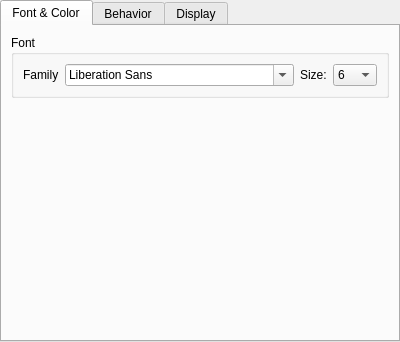
<?xml version="1.0" encoding="UTF-8"?>
<ui version="4.0">
 <class>TextEditorPage</class>
 <widget class="QTabWidget" name="TextEditorPage">
  <property name="geometry">
   <rect>
    <x>0</x>
    <y>0</y>
    <width>400</width>
    <height>342</height>
   </rect>
  </property>
  <property name="windowTitle">
   <string>TabWidget</string>
  </property>
  <property name="currentIndex">
   <number>0</number>
  </property>
  <widget class="QWidget" name="fontAndColor">
   <attribute name="title">
    <string>Font &amp;&amp; Color</string>
   </attribute>
   <layout class="QVBoxLayout" name="verticalLayout">
    <item>
     <widget class="QGroupBox" name="font">
      <property name="sizePolicy">
       <sizepolicy hsizetype="Preferred" vsizetype="Fixed">
        <horstretch>0</horstretch>
        <verstretch>0</verstretch>
       </sizepolicy>
      </property>
      <property name="title">
       <string>Font</string>
      </property>
      <layout class="QHBoxLayout" name="horizontalLayout">
       <item>
        <widget class="QLabel" name="familyLabel">
         <property name="text">
          <string>Family</string>
         </property>
         <property name="buddy">
          <cstring>fontComboBox</cstring>
         </property>
        </widget>
       </item>
       <item>
        <widget class="QFontComboBox" name="fontComboBox"/>
       </item>
       <item>
        <spacer name="horizontalSpacer">
         <property name="orientation">
          <enum>Qt::Horizontal</enum>
         </property>
         <property name="sizeHint" stdset="0">
          <size>
           <width>40</width>
           <height>20</height>
          </size>
         </property>
        </spacer>
       </item>
       <item>
        <widget class="QLabel" name="sizeLabel">
         <property name="text">
          <string>Size:</string>
         </property>
         <property name="buddy">
          <cstring>fontSizeComboBox</cstring>
         </property>
        </widget>
       </item>
       <item>
        <widget class="QComboBox" name="fontSizeComboBox">
         <item>
          <property name="text">
           <string notr="true">6</string>
          </property>
         </item>
         <item>
          <property name="text">
           <string notr="true">7</string>
          </property>
         </item>
         <item>
          <property name="text">
           <string notr="true">8</string>
          </property>
         </item>
         <item>
          <property name="text">
           <string notr="true">9</string>
          </property>
         </item>
         <item>
          <property name="text">
           <string notr="true">10</string>
          </property>
         </item>
         <item>
          <property name="text">
           <string notr="true">11</string>
          </property>
         </item>
         <item>
          <property name="text">
           <string notr="true">12</string>
          </property>
         </item>
         <item>
          <property name="text">
           <string notr="true">14</string>
          </property>
         </item>
         <item>
          <property name="text">
           <string notr="true">16</string>
          </property>
         </item>
         <item>
          <property name="text">
           <string notr="true">18</string>
          </property>
         </item>
         <item>
          <property name="text">
           <string notr="true">20</string>
          </property>
         </item>
         <item>
          <property name="text">
           <string notr="true">22</string>
          </property>
         </item>
         <item>
          <property name="text">
           <string notr="true">24</string>
          </property>
         </item>
         <item>
          <property name="text">
           <string notr="true">26</string>
          </property>
         </item>
         <item>
          <property name="text">
           <string notr="true">28</string>
          </property>
         </item>
         <item>
          <property name="text">
           <string notr="true">36</string>
          </property>
         </item>
         <item>
          <property name="text">
           <string notr="true">48</string>
          </property>
         </item>
         <item>
          <property name="text">
           <string notr="true">72</string>
          </property>
         </item>
        </widget>
       </item>
      </layout>
     </widget>
    </item>
    <item>
     <spacer name="verticalSpacer_3">
      <property name="orientation">
       <enum>Qt::Vertical</enum>
      </property>
      <property name="sizeHint" stdset="0">
       <size>
        <width>20</width>
        <height>40</height>
       </size>
      </property>
     </spacer>
    </item>
   </layout>
  </widget>
  <widget class="QWidget" name="behavior">
   <attribute name="title">
    <string>Behavior</string>
   </attribute>
   <layout class="QVBoxLayout" name="verticalLayout_2">
    <item>
     <widget class="QGroupBox" name="tabGroupBox">
      <property name="title">
       <string>Tab</string>
      </property>
      <layout class="QHBoxLayout" name="horizontalLayout_2">
       <item>
        <widget class="QLabel" name="tabSizeLabel">
         <property name="text">
          <string>Tab Size:</string>
         </property>
         <property name="buddy">
          <cstring>tabSizeSpinBox</cstring>
         </property>
        </widget>
       </item>
       <item>
        <widget class="QSpinBox" name="tabSizeSpinBox">
         <property name="minimum">
          <number>1</number>
         </property>
         <property name="maximum">
          <number>20</number>
         </property>
        </widget>
       </item>
       <item>
        <widget class="QCheckBox" name="useSpaceInsteadCheckBox">
         <property name="text">
          <string>User white space instead of tab</string>
         </property>
        </widget>
       </item>
       <item>
        <spacer name="horizontalSpacer_2">
         <property name="orientation">
          <enum>Qt::Horizontal</enum>
         </property>
         <property name="sizeHint" stdset="0">
          <size>
           <width>40</width>
           <height>20</height>
          </size>
         </property>
        </spacer>
       </item>
      </layout>
     </widget>
    </item>
    <item>
     <widget class="QGroupBox" name="groupBox_3">
      <property name="title">
       <string>File Encodings</string>
      </property>
      <layout class="QGridLayout" name="gridLayout">
       <item row="0" column="0">
        <widget class="QLabel" name="label">
         <property name="text">
          <string>Default encoding:</string>
         </property>
         <property name="buddy">
          <cstring>defaultEncodingComboBox</cstring>
         </property>
        </widget>
       </item>
       <item row="0" column="1">
        <widget class="QComboBox" name="defaultEncodingComboBox"/>
       </item>
       <item row="1" column="0">
        <widget class="QLabel" name="label_2">
         <property name="text">
          <string>UTF-8 BOM:</string>
         </property>
         <property name="buddy">
          <cstring>utf8BOMComboBox</cstring>
         </property>
        </widget>
       </item>
       <item row="1" column="1">
        <widget class="QComboBox" name="utf8BOMComboBox"/>
       </item>
       <item row="0" column="2">
        <spacer name="horizontalSpacer_3">
         <property name="orientation">
          <enum>Qt::Horizontal</enum>
         </property>
         <property name="sizeHint" stdset="0">
          <size>
           <width>20</width>
           <height>20</height>
          </size>
         </property>
        </spacer>
       </item>
      </layout>
     </widget>
    </item>
    <item>
     <widget class="QGroupBox" name="groupBox_4">
      <property name="title">
       <string>Spell Check</string>
      </property>
      <layout class="QGridLayout" name="gridLayout_2">
       <item row="0" column="0" colspan="2">
        <widget class="QCheckBox" name="spellCheckCheckBox">
         <property name="text">
          <string>Enable spellcheck</string>
         </property>
        </widget>
       </item>
       <item row="1" column="0">
        <widget class="QLabel" name="label_3">
         <property name="text">
          <string>Language:</string>
         </property>
        </widget>
       </item>
       <item row="1" column="1">
        <widget class="QComboBox" name="spellCheckComboBox"/>
       </item>
       <item row="1" column="2">
        <spacer name="horizontalSpacer_4">
         <property name="orientation">
          <enum>Qt::Horizontal</enum>
         </property>
         <property name="sizeHint" stdset="0">
          <size>
           <width>40</width>
           <height>20</height>
          </size>
         </property>
        </spacer>
       </item>
      </layout>
     </widget>
    </item>
    <item>
     <widget class="QGroupBox" name="groupBox_5">
      <property name="title">
       <string>Typing</string>
      </property>
      <layout class="QGridLayout" name="gridLayout_3">
       <item row="0" column="0">
        <widget class="QCheckBox" name="autoIndentationCheckBox">
         <property name="text">
          <string>Enable Automatic indentation</string>
         </property>
        </widget>
       </item>
       <item row="1" column="0">
        <widget class="QCheckBox" name="autoPairCheckBox">
         <property name="text">
          <string>Auto pair</string>
         </property>
        </widget>
       </item>
      </layout>
     </widget>
    </item>
    <item>
     <spacer name="verticalSpacer">
      <property name="orientation">
       <enum>Qt::Vertical</enum>
      </property>
      <property name="sizeHint" stdset="0">
       <size>
        <width>20</width>
        <height>40</height>
       </size>
      </property>
     </spacer>
    </item>
   </layout>
  </widget>
  <widget class="QWidget" name="display">
   <attribute name="title">
    <string>Display</string>
   </attribute>
   <layout class="QVBoxLayout" name="verticalLayout_3">
    <item>
     <widget class="QGroupBox" name="groupBox">
      <property name="title">
       <string>Text Warpping</string>
      </property>
      <layout class="QVBoxLayout" name="verticalLayout_4">
       <item>
        <widget class="QCheckBox" name="enableTWCheckBox">
         <property name="text">
          <string>Enable Text Wrapping</string>
         </property>
        </widget>
       </item>
       <item>
        <layout class="QHBoxLayout" name="horizontalLayout_3">
         <item>
          <widget class="QCheckBox" name="rightMarginCheckBox">
           <property name="text">
            <string>Right margin at column:</string>
           </property>
          </widget>
         </item>
         <item>
          <widget class="QSpinBox" name="rightMarginSpinBox"/>
         </item>
         <item>
          <spacer name="horizontalSpacer_5">
           <property name="orientation">
            <enum>Qt::Horizontal</enum>
           </property>
           <property name="sizeHint" stdset="0">
            <size>
             <width>40</width>
             <height>20</height>
            </size>
           </property>
          </spacer>
         </item>
        </layout>
       </item>
      </layout>
     </widget>
    </item>
    <item>
     <widget class="QGroupBox" name="groupBox_2">
      <property name="title">
       <string>Display</string>
      </property>
      <layout class="QVBoxLayout" name="verticalLayout_5">
       <item>
        <widget class="QCheckBox" name="displayLineNumberCheckBox">
         <property name="text">
          <string>Display line number</string>
         </property>
        </widget>
       </item>
       <item>
        <widget class="QCheckBox" name="highlightCLCheckBox">
         <property name="text">
          <string>Highlight current line</string>
         </property>
        </widget>
       </item>
      </layout>
     </widget>
    </item>
    <item>
     <spacer name="verticalSpacer_2">
      <property name="orientation">
       <enum>Qt::Vertical</enum>
      </property>
      <property name="sizeHint" stdset="0">
       <size>
        <width>20</width>
        <height>40</height>
       </size>
      </property>
     </spacer>
    </item>
   </layout>
  </widget>
 </widget>
 <resources/>
 <connections/>
</ui>
